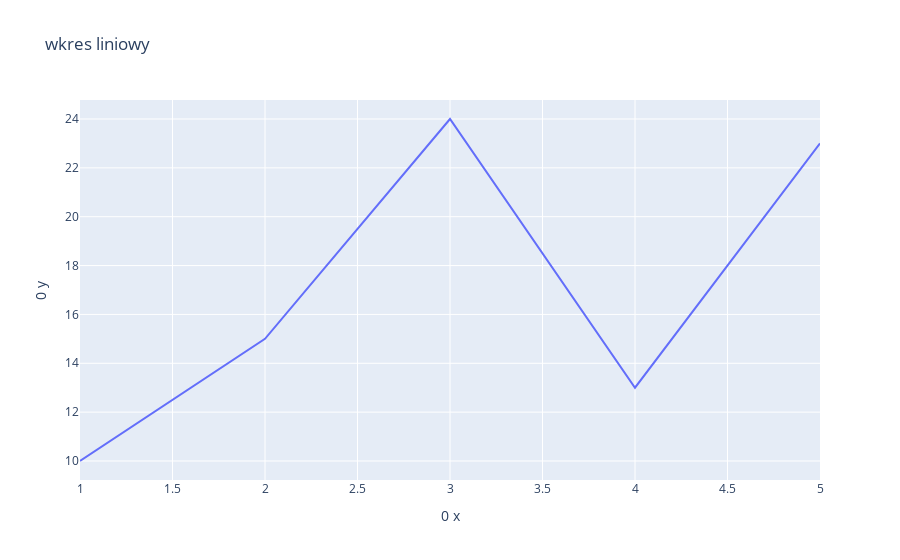

Source (notebook cell):
### Code cell
#wykres liniowy plotly
import plotly.express as px
#dane
x = [1,2,3,4,5]
y=[10,15,24,13,23]
#tworzeniw wykresu
fig = px.line(x=x, y=y, title="wkres liniowy", labels={'x':"0 x", 'y':"0 y"})
fig.show()

### Figure 1 — Plotly figure (JSON) as saved in the notebook; plotly's stock layout.template omitted (floating-point values rounded to 4 significant figures)
{"data": [{"hovertemplate": "0 x=%{x}<br>0 y=%{y}<extra></extra>", "legendgroup": "", "line": {"color": "#636efa", "dash": "solid"}, "marker": {"symbol": "circle"}, "mode": "lines", "name": "", "orientation": "v", "showlegend": false, "type": "scatter", "x": [1, 2, 3, 4, 5], "xaxis": "x", "y": [10, 15, 24, 13, 23], "yaxis": "y"}], "layout": {"legend": {"tracegroupgap": 0}, "title": {"text": "wkres liniowy"}, "xaxis": {"anchor": "y", "domain": [0, 1], "title": {"text": "0 x"}}, "yaxis": {"anchor": "x", "domain": [0, 1], "title": {"text": "0 y"}}}}
